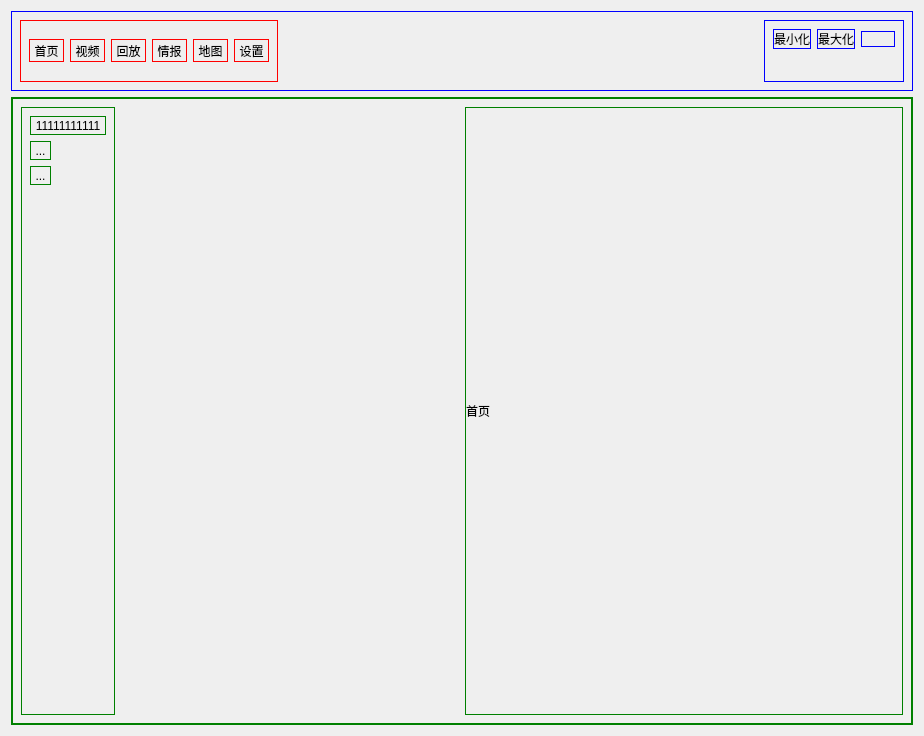
<?xml version="1.0" encoding="UTF-8"?>
<ui version="4.0">
 <class>Widget</class>
 <widget class="QWidget" name="Widget">
  <property name="geometry">
   <rect>
    <x>0</x>
    <y>0</y>
    <width>924</width>
    <height>736</height>
   </rect>
  </property>
  <property name="windowTitle">
   <string>Widget</string>
  </property>
  <layout class="QVBoxLayout" name="verticalLayout_2">
   <item>
    <widget class="QWidget" name="widgetTitle" native="true">
     <property name="maximumSize">
      <size>
       <width>16777215</width>
       <height>80</height>
      </size>
     </property>
     <property name="styleSheet">
      <string notr="true">border:1px solid blue</string>
     </property>
     <layout class="QHBoxLayout" name="horizontalLayout">
      <item>
       <widget class="QWidget" name="widgetBusiness" native="true">
        <property name="styleSheet">
         <string notr="true">border:1px solid red</string>
        </property>
        <layout class="QHBoxLayout" name="horizontalLayout_2">
         <item>
          <widget class="QToolButton" name="toolButtonHome">
           <property name="text">
            <string>首页</string>
           </property>
          </widget>
         </item>
         <item>
          <widget class="QToolButton" name="toolButtonVideo">
           <property name="text">
            <string>视频</string>
           </property>
          </widget>
         </item>
         <item>
          <widget class="QToolButton" name="toolButtonPlayBack">
           <property name="text">
            <string>回放</string>
           </property>
           <property name="icon">
            <iconset theme="applications-utilities">
             <normaloff>.</normaloff>.</iconset>
           </property>
           <property name="checkable">
            <bool>true</bool>
           </property>
          </widget>
         </item>
         <item>
          <widget class="QToolButton" name="toolButtonIntelligence">
           <property name="text">
            <string>情报</string>
           </property>
          </widget>
         </item>
         <item>
          <widget class="QToolButton" name="toolButtonMap">
           <property name="text">
            <string>地图</string>
           </property>
          </widget>
         </item>
         <item>
          <widget class="QToolButton" name="toolButtonSet">
           <property name="text">
            <string>设置</string>
           </property>
          </widget>
         </item>
        </layout>
       </widget>
      </item>
      <item>
       <spacer name="horizontalSpacer">
        <property name="orientation">
         <enum>Qt::Horizontal</enum>
        </property>
        <property name="sizeHint" stdset="0">
         <size>
          <width>463</width>
          <height>48</height>
         </size>
        </property>
       </spacer>
      </item>
      <item alignment="Qt::AlignTop">
       <widget class="QWidget" name="widget_2" native="true">
        <layout class="QGridLayout" name="gridLayout">
         <item row="1" column="3">
          <widget class="QPushButton" name="pushButtonClose">
           <property name="text">
            <string/>
           </property>
           <property name="icon">
            <iconset theme="application-exit">
             <normaloff>.</normaloff>.</iconset>
           </property>
          </widget>
         </item>
         <item row="1" column="2">
          <widget class="QPushButton" name="pushButtonMax">
           <property name="text">
            <string>最大化</string>
           </property>
          </widget>
         </item>
         <item row="1" column="1">
          <widget class="QPushButton" name="pushButtonMin">
           <property name="text">
            <string>最小化</string>
           </property>
          </widget>
         </item>
         <item row="2" column="3">
          <spacer name="verticalSpacer">
           <property name="orientation">
            <enum>Qt::Vertical</enum>
           </property>
           <property name="sizeHint" stdset="0">
            <size>
             <width>20</width>
             <height>40</height>
            </size>
           </property>
          </spacer>
         </item>
        </layout>
       </widget>
      </item>
     </layout>
    </widget>
   </item>
   <item>
    <widget class="QStackedWidget" name="stackedWidget">
     <property name="styleSheet">
      <string notr="true">border:1px solid green</string>
     </property>
     <property name="currentIndex">
      <number>2</number>
     </property>
     <widget class="QWidget" name="pagePlayBack">
      <layout class="QHBoxLayout" name="horizontalLayout_5">
       <item>
        <widget class="QWidget" name="widget_4" native="true"/>
       </item>
       <item>
        <widget class="QLabel" name="label_2">
         <property name="text">
          <string>回放</string>
         </property>
        </widget>
       </item>
      </layout>
     </widget>
     <widget class="QWidget" name="pageIntelligence">
      <layout class="QHBoxLayout" name="horizontalLayout_4">
       <item>
        <widget class="QListView" name="listView">
         <property name="flow">
          <enum>QListView::LeftToRight</enum>
         </property>
        </widget>
       </item>
       <item>
        <widget class="QTableView" name="tableView"/>
       </item>
      </layout>
     </widget>
     <widget class="QWidget" name="pageHome">
      <layout class="QHBoxLayout" name="horizontalLayout_3">
       <item alignment="Qt::AlignLeft">
        <widget class="QWidget" name="widget_3" native="true">
         <property name="layoutDirection">
          <enum>Qt::LeftToRight</enum>
         </property>
         <layout class="QVBoxLayout" name="verticalLayout">
          <item>
           <widget class="QToolButton" name="toolButton">
            <property name="text">
             <string>11111111111</string>
            </property>
           </widget>
          </item>
          <item>
           <widget class="QToolButton" name="toolButton_2">
            <property name="text">
             <string>...</string>
            </property>
           </widget>
          </item>
          <item>
           <widget class="QToolButton" name="toolButton_3">
            <property name="text">
             <string>...</string>
            </property>
           </widget>
          </item>
          <item>
           <spacer name="verticalSpacer_2">
            <property name="orientation">
             <enum>Qt::Vertical</enum>
            </property>
            <property name="sizeHint" stdset="0">
             <size>
              <width>20</width>
              <height>510</height>
             </size>
            </property>
           </spacer>
          </item>
         </layout>
        </widget>
       </item>
       <item>
        <widget class="QLabel" name="label">
         <property name="layoutDirection">
          <enum>Qt::LeftToRight</enum>
         </property>
         <property name="frameShape">
          <enum>QFrame::Panel</enum>
         </property>
         <property name="frameShadow">
          <enum>QFrame::Plain</enum>
         </property>
         <property name="text">
          <string>首页</string>
         </property>
         <property name="alignment">
          <set>Qt::AlignJustify|Qt::AlignVCenter</set>
         </property>
        </widget>
       </item>
      </layout>
     </widget>
     <widget class="QWidget" name="pageSet">
      <layout class="QVBoxLayout" name="verticalLayout_5">
       <item>
        <widget class="QLabel" name="label_3">
         <property name="text">
          <string>TextLabel</string>
         </property>
        </widget>
       </item>
      </layout>
     </widget>
     <widget class="QWidget" name="pageMap">
      <layout class="QVBoxLayout" name="verticalLayout_4">
       <item>
        <widget class="QTextBrowser" name="textBrowser">
         <property name="openExternalLinks">
          <bool>true</bool>
         </property>
        </widget>
       </item>
      </layout>
     </widget>
     <widget class="QWidget" name="pageVideo">
      <property name="layoutDirection">
       <enum>Qt::LeftToRight</enum>
      </property>
      <layout class="QVBoxLayout" name="verticalLayout_3">
       <item>
        <widget class="QLabel" name="label_4">
         <property name="text">
          <string>TextLabel</string>
         </property>
        </widget>
       </item>
      </layout>
     </widget>
    </widget>
   </item>
  </layout>
 </widget>
 <resources/>
 <connections/>
</ui>
